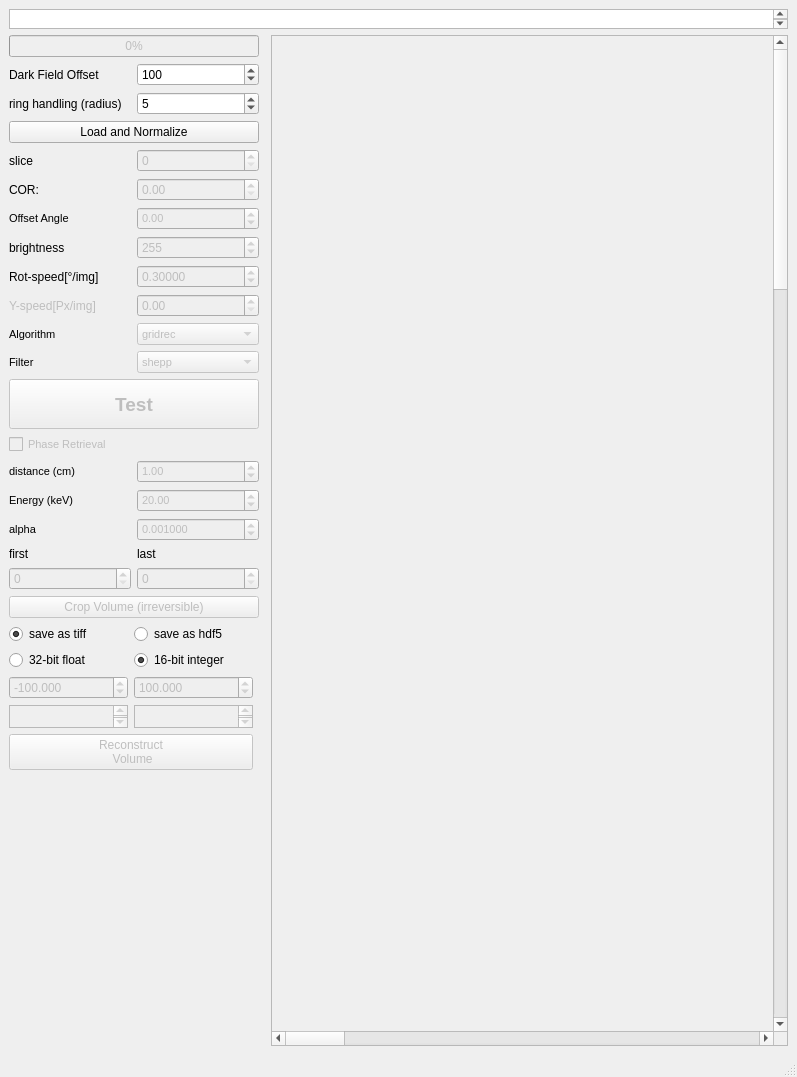
<?xml version="1.0" encoding="UTF-8"?>
<ui version="4.0">
 <class>MainWindow</class>
 <widget class="QMainWindow" name="MainWindow">
  <property name="geometry">
   <rect>
    <x>0</x>
    <y>0</y>
    <width>797</width>
    <height>878</height>
   </rect>
  </property>
  <property name="windowTitle">
   <string>MainWindow</string>
  </property>
  <widget class="QWidget" name="centralwidget">
   <layout class="QGridLayout" name="gridLayout">
    <item row="0" column="0" colspan="4">
     <widget class="QTextBrowser" name="Sample">
      <property name="maximumSize">
       <size>
        <width>16777215</width>
        <height>20</height>
       </size>
      </property>
     </widget>
    </item>
    <item row="1" column="0" colspan="2">
     <layout class="QVBoxLayout" name="verticalLayout">
      <item>
       <widget class="QProgressBar" name="progressBar">
        <property name="enabled">
         <bool>false</bool>
        </property>
        <property name="value">
         <number>0</number>
        </property>
       </widget>
      </item>
      <item>
       <layout class="QGridLayout" name="gridLayout_3">
        <item row="3" column="1">
         <widget class="QSpinBox" name="slice_number">
          <property name="enabled">
           <bool>false</bool>
          </property>
          <property name="maximum">
           <number>5000</number>
          </property>
          <property name="value">
           <number>0</number>
          </property>
         </widget>
        </item>
        <item row="5" column="0">
         <widget class="QLabel" name="label_9">
          <property name="font">
           <font>
            <pointsize>8</pointsize>
            <weight>50</weight>
            <bold>false</bold>
           </font>
          </property>
          <property name="text">
           <string>Offset Angle</string>
          </property>
         </widget>
        </item>
        <item row="10" column="0">
         <widget class="QLabel" name="label_16">
          <property name="font">
           <font>
            <pointsize>8</pointsize>
            <weight>50</weight>
            <bold>false</bold>
           </font>
          </property>
          <property name="text">
           <string>Filter</string>
          </property>
         </widget>
        </item>
        <item row="4" column="1">
         <widget class="QDoubleSpinBox" name="COR">
          <property name="enabled">
           <bool>false</bool>
          </property>
          <property name="font">
           <font>
            <weight>50</weight>
            <bold>false</bold>
           </font>
          </property>
          <property name="maximum">
           <double>5000.000000000000000</double>
          </property>
          <property name="singleStep">
           <double>0.250000000000000</double>
          </property>
          <property name="value">
           <double>0.000000000000000</double>
          </property>
         </widget>
        </item>
        <item row="0" column="0">
         <widget class="QLabel" name="label_10">
          <property name="text">
           <string>Dark Field Offset</string>
          </property>
         </widget>
        </item>
        <item row="5" column="1">
         <widget class="QDoubleSpinBox" name="Offset_Angle">
          <property name="enabled">
           <bool>false</bool>
          </property>
          <property name="font">
           <font>
            <pointsize>8</pointsize>
            <weight>50</weight>
            <bold>false</bold>
           </font>
          </property>
          <property name="alignment">
           <set>Qt::AlignLeading|Qt::AlignLeft|Qt::AlignVCenter</set>
          </property>
          <property name="minimum">
           <double>-360.000000000000000</double>
          </property>
          <property name="maximum">
           <double>360.000000000000000</double>
          </property>
         </widget>
        </item>
        <item row="9" column="0">
         <widget class="QLabel" name="label_15">
          <property name="font">
           <font>
            <pointsize>8</pointsize>
            <weight>50</weight>
            <bold>false</bold>
           </font>
          </property>
          <property name="text">
           <string>Algorithm</string>
          </property>
         </widget>
        </item>
        <item row="3" column="0">
         <widget class="QLabel" name="label_2">
          <property name="text">
           <string>slice</string>
          </property>
         </widget>
        </item>
        <item row="6" column="0">
         <widget class="QLabel" name="label_7">
          <property name="text">
           <string>brightness</string>
          </property>
         </widget>
        </item>
        <item row="4" column="0">
         <widget class="QLabel" name="label_3">
          <property name="text">
           <string>COR:</string>
          </property>
         </widget>
        </item>
        <item row="0" column="1">
         <widget class="QSpinBox" name="spinBox_DF">
          <property name="maximum">
           <number>65535</number>
          </property>
          <property name="value">
           <number>100</number>
          </property>
         </widget>
        </item>
        <item row="10" column="1">
         <widget class="QComboBox" name="filter_list">
          <property name="enabled">
           <bool>false</bool>
          </property>
          <property name="font">
           <font>
            <pointsize>8</pointsize>
            <weight>50</weight>
            <bold>false</bold>
           </font>
          </property>
          <item>
           <property name="text">
            <string>shepp</string>
           </property>
          </item>
          <item>
           <property name="text">
            <string>ramlak</string>
           </property>
          </item>
          <item>
           <property name="text">
            <string>hann</string>
           </property>
          </item>
          <item>
           <property name="text">
            <string>hamming</string>
           </property>
          </item>
          <item>
           <property name="text">
            <string>parzen</string>
           </property>
          </item>
          <item>
           <property name="text">
            <string>butterworth</string>
           </property>
          </item>
          <item>
           <property name="text">
            <string>cosine</string>
           </property>
          </item>
          <item>
           <property name="text">
            <string>none</string>
           </property>
          </item>
         </widget>
        </item>
        <item row="2" column="0" colspan="2">
         <widget class="QPushButton" name="pushLoad">
          <property name="text">
           <string>Load and Normalize</string>
          </property>
         </widget>
        </item>
        <item row="7" column="1">
         <widget class="QDoubleSpinBox" name="speed_W">
          <property name="enabled">
           <bool>false</bool>
          </property>
          <property name="decimals">
           <number>5</number>
          </property>
          <property name="singleStep">
           <double>0.000100000000000</double>
          </property>
          <property name="value">
           <double>0.300000000000000</double>
          </property>
         </widget>
        </item>
        <item row="6" column="1">
         <widget class="QSpinBox" name="brightness">
          <property name="enabled">
           <bool>false</bool>
          </property>
          <property name="maximum">
           <number>640000</number>
          </property>
          <property name="value">
           <number>255</number>
          </property>
         </widget>
        </item>
        <item row="9" column="1">
         <widget class="QComboBox" name="algorithm_list">
          <property name="enabled">
           <bool>false</bool>
          </property>
          <property name="font">
           <font>
            <pointsize>8</pointsize>
            <weight>50</weight>
            <bold>false</bold>
           </font>
          </property>
          <item>
           <property name="text">
            <string>gridrec</string>
           </property>
          </item>
          <item>
           <property name="text">
            <string>FBP_CUDA</string>
           </property>
          </item>
          <item>
           <property name="text">
            <string>art</string>
           </property>
          </item>
          <item>
           <property name="text">
            <string>bart</string>
           </property>
          </item>
          <item>
           <property name="text">
            <string>fbp</string>
           </property>
          </item>
          <item>
           <property name="text">
            <string>sirt</string>
           </property>
          </item>
          <item>
           <property name="text">
            <string>tv</string>
           </property>
          </item>
          <item>
           <property name="text">
            <string>grad</string>
           </property>
          </item>
          <item>
           <property name="text">
            <string>mlem</string>
           </property>
          </item>
          <item>
           <property name="text">
            <string>tikh</string>
           </property>
          </item>
          <item>
           <property name="text">
            <string>osem</string>
           </property>
          </item>
          <item>
           <property name="text">
            <string>pml_hybrid</string>
           </property>
          </item>
          <item>
           <property name="text">
            <string>pml_quad</string>
           </property>
          </item>
          <item>
           <property name="text">
            <string>ospml_hybrid</string>
           </property>
          </item>
          <item>
           <property name="text">
            <string>ospml_quad</string>
           </property>
          </item>
         </widget>
        </item>
        <item row="8" column="0">
         <widget class="QLabel" name="label_4">
          <property name="enabled">
           <bool>false</bool>
          </property>
          <property name="text">
           <string>Y-speed[Px/img]</string>
          </property>
         </widget>
        </item>
        <item row="8" column="1">
         <widget class="QDoubleSpinBox" name="speed_Y">
          <property name="enabled">
           <bool>false</bool>
          </property>
         </widget>
        </item>
        <item row="7" column="0">
         <widget class="QLabel" name="label">
          <property name="text">
           <string>Rot-speed[°/img]</string>
          </property>
         </widget>
        </item>
        <item row="1" column="0">
         <widget class="QLabel" name="label_8">
          <property name="text">
           <string>ring handling (radius)</string>
          </property>
         </widget>
        </item>
        <item row="1" column="1">
         <widget class="QSpinBox" name="spinBox_ringradius">
          <property name="enabled">
           <bool>true</bool>
          </property>
          <property name="maximum">
           <number>65535</number>
          </property>
          <property name="value">
           <number>5</number>
          </property>
         </widget>
        </item>
       </layout>
      </item>
      <item>
       <widget class="QPushButton" name="pushReconstruct">
        <property name="enabled">
         <bool>false</bool>
        </property>
        <property name="minimumSize">
         <size>
          <width>0</width>
          <height>50</height>
         </size>
        </property>
        <property name="font">
         <font>
          <pointsize>14</pointsize>
          <weight>75</weight>
          <bold>true</bold>
         </font>
        </property>
        <property name="text">
         <string>Test</string>
        </property>
       </widget>
      </item>
      <item>
       <layout class="QGridLayout" name="gridLayout_8">
        <item row="2" column="0">
         <widget class="QLabel" name="label_Energy_2">
          <property name="enabled">
           <bool>true</bool>
          </property>
          <property name="font">
           <font>
            <pointsize>8</pointsize>
            <weight>50</weight>
            <bold>false</bold>
           </font>
          </property>
          <property name="text">
           <string>Energy (keV)</string>
          </property>
         </widget>
        </item>
        <item row="3" column="1">
         <widget class="QDoubleSpinBox" name="doubleSpinBox_alpha_2">
          <property name="enabled">
           <bool>false</bool>
          </property>
          <property name="font">
           <font>
            <pointsize>8</pointsize>
            <weight>50</weight>
            <bold>false</bold>
           </font>
          </property>
          <property name="decimals">
           <number>6</number>
          </property>
          <property name="singleStep">
           <double>0.000100000000000</double>
          </property>
          <property name="value">
           <double>0.001000000000000</double>
          </property>
         </widget>
        </item>
        <item row="0" column="0" colspan="2">
         <widget class="QCheckBox" name="checkBox_phase_2">
          <property name="enabled">
           <bool>false</bool>
          </property>
          <property name="font">
           <font>
            <pointsize>8</pointsize>
            <weight>50</weight>
            <bold>false</bold>
           </font>
          </property>
          <property name="text">
           <string>Phase Retrieval</string>
          </property>
         </widget>
        </item>
        <item row="3" column="0">
         <widget class="QLabel" name="label_alpha_2">
          <property name="enabled">
           <bool>true</bool>
          </property>
          <property name="font">
           <font>
            <pointsize>8</pointsize>
            <weight>50</weight>
            <bold>false</bold>
           </font>
          </property>
          <property name="text">
           <string>alpha</string>
          </property>
         </widget>
        </item>
        <item row="2" column="1">
         <widget class="QDoubleSpinBox" name="doubleSpinBox_Energy_2">
          <property name="enabled">
           <bool>false</bool>
          </property>
          <property name="font">
           <font>
            <pointsize>8</pointsize>
            <weight>50</weight>
            <bold>false</bold>
           </font>
          </property>
          <property name="minimum">
           <double>1.000000000000000</double>
          </property>
          <property name="maximum">
           <double>100.000000000000000</double>
          </property>
          <property name="value">
           <double>20.000000000000000</double>
          </property>
         </widget>
        </item>
        <item row="1" column="0">
         <widget class="QLabel" name="label_distance_2">
          <property name="enabled">
           <bool>true</bool>
          </property>
          <property name="font">
           <font>
            <pointsize>8</pointsize>
            <weight>50</weight>
            <bold>false</bold>
           </font>
          </property>
          <property name="text">
           <string>distance (cm)</string>
          </property>
         </widget>
        </item>
        <item row="1" column="1">
         <widget class="QDoubleSpinBox" name="doubleSpinBox_distance_2">
          <property name="enabled">
           <bool>false</bool>
          </property>
          <property name="font">
           <font>
            <pointsize>8</pointsize>
            <weight>50</weight>
            <bold>false</bold>
           </font>
          </property>
          <property name="maximum">
           <double>5000.000000000000000</double>
          </property>
          <property name="value">
           <double>1.000000000000000</double>
          </property>
         </widget>
        </item>
       </layout>
      </item>
     </layout>
    </item>
    <item row="2" column="0" colspan="2">
     <layout class="QGridLayout" name="gridLayout_5">
      <item row="1" column="0">
       <widget class="QSpinBox" name="spinBox_first">
        <property name="enabled">
         <bool>false</bool>
        </property>
        <property name="maximum">
         <number>999999</number>
        </property>
       </widget>
      </item>
      <item row="1" column="1">
       <widget class="QSpinBox" name="spinBox_last">
        <property name="enabled">
         <bool>false</bool>
        </property>
        <property name="maximum">
         <number>999999</number>
        </property>
       </widget>
      </item>
      <item row="0" column="0">
       <widget class="QLabel" name="label_5">
        <property name="text">
         <string>first</string>
        </property>
       </widget>
      </item>
      <item row="0" column="1">
       <widget class="QLabel" name="label_6">
        <property name="text">
         <string>last</string>
        </property>
       </widget>
      </item>
      <item row="2" column="0" colspan="2">
       <widget class="QPushButton" name="push_Crop_volume">
        <property name="enabled">
         <bool>false</bool>
        </property>
        <property name="text">
         <string>Crop Volume (irreversible)</string>
        </property>
       </widget>
      </item>
     </layout>
    </item>
    <item row="1" column="3" rowspan="49">
     <widget class="QScrollArea" name="scrollArea_3">
      <property name="enabled">
       <bool>true</bool>
      </property>
      <property name="sizePolicy">
       <sizepolicy hsizetype="Expanding" vsizetype="Expanding">
        <horstretch>0</horstretch>
        <verstretch>0</verstretch>
       </sizepolicy>
      </property>
      <property name="mouseTracking">
       <bool>true</bool>
      </property>
      <property name="layoutDirection">
       <enum>Qt::LeftToRight</enum>
      </property>
      <property name="autoFillBackground">
       <bool>false</bool>
      </property>
      <property name="verticalScrollBarPolicy">
       <enum>Qt::ScrollBarAlwaysOn</enum>
      </property>
      <property name="horizontalScrollBarPolicy">
       <enum>Qt::ScrollBarAlwaysOn</enum>
      </property>
      <property name="sizeAdjustPolicy">
       <enum>QAbstractScrollArea::AdjustIgnored</enum>
      </property>
      <property name="widgetResizable">
       <bool>true</bool>
      </property>
      <property name="alignment">
       <set>Qt::AlignCenter</set>
      </property>
      <widget class="QWidget" name="scrollAreaWidgetContents_3">
       <property name="geometry">
        <rect>
         <x>0</x>
         <y>0</y>
         <width>4022</width>
         <height>4022</height>
        </rect>
       </property>
       <layout class="QGridLayout" name="gridLayout_10">
        <item row="0" column="1">
         <widget class="QLabel" name="test_reco">
          <property name="sizePolicy">
           <sizepolicy hsizetype="MinimumExpanding" vsizetype="MinimumExpanding">
            <horstretch>0</horstretch>
            <verstretch>0</verstretch>
           </sizepolicy>
          </property>
          <property name="minimumSize">
           <size>
            <width>4000</width>
            <height>4000</height>
           </size>
          </property>
          <property name="maximumSize">
           <size>
            <width>5000</width>
            <height>5000</height>
           </size>
          </property>
          <property name="text">
           <string>test_reco</string>
          </property>
          <property name="alignment">
           <set>Qt::AlignCenter</set>
          </property>
         </widget>
        </item>
       </layout>
      </widget>
     </widget>
    </item>
    <item row="3" column="0">
     <layout class="QGridLayout" name="gridLayout_6">
      <item row="3" column="1">
       <widget class="QTextBrowser" name="max">
        <property name="enabled">
         <bool>false</bool>
        </property>
        <property name="maximumSize">
         <size>
          <width>119</width>
          <height>23</height>
         </size>
        </property>
       </widget>
      </item>
      <item row="1" column="0">
       <widget class="QRadioButton" name="radioButton_32bit_float">
        <property name="text">
         <string>32-bit float</string>
        </property>
        <attribute name="buttonGroup">
         <string notr="true">buttonGroup16_32bit</string>
        </attribute>
       </widget>
      </item>
      <item row="0" column="0">
       <widget class="QRadioButton" name="save_tiff">
        <property name="text">
         <string>save as tiff</string>
        </property>
        <property name="checked">
         <bool>true</bool>
        </property>
        <attribute name="buttonGroup">
         <string notr="true">save_tif_hdf5</string>
        </attribute>
       </widget>
      </item>
      <item row="2" column="1">
       <widget class="QDoubleSpinBox" name="int_high">
        <property name="enabled">
         <bool>false</bool>
        </property>
        <property name="decimals">
         <number>3</number>
        </property>
        <property name="minimum">
         <double>-65535.000000000000000</double>
        </property>
        <property name="maximum">
         <double>65535.000000000000000</double>
        </property>
        <property name="value">
         <double>100.000000000000000</double>
        </property>
       </widget>
      </item>
      <item row="1" column="1">
       <widget class="QRadioButton" name="radioButton_16bit_integer">
        <property name="text">
         <string>16-bit integer</string>
        </property>
        <property name="checked">
         <bool>true</bool>
        </property>
        <attribute name="buttonGroup">
         <string notr="true">buttonGroup16_32bit</string>
        </attribute>
       </widget>
      </item>
      <item row="0" column="1">
       <widget class="QRadioButton" name="save_hdf5">
        <property name="enabled">
         <bool>true</bool>
        </property>
        <property name="text">
         <string>save as hdf5</string>
        </property>
        <property name="checked">
         <bool>false</bool>
        </property>
        <attribute name="buttonGroup">
         <string notr="true">save_tif_hdf5</string>
        </attribute>
       </widget>
      </item>
      <item row="2" column="0">
       <widget class="QDoubleSpinBox" name="int_low">
        <property name="enabled">
         <bool>false</bool>
        </property>
        <property name="decimals">
         <number>3</number>
        </property>
        <property name="minimum">
         <double>-65535.000000000000000</double>
        </property>
        <property name="maximum">
         <double>65535.000000000000000</double>
        </property>
        <property name="value">
         <double>-100.000000000000000</double>
        </property>
       </widget>
      </item>
      <item row="4" column="0" colspan="2">
       <widget class="QPushButton" name="pushReconstruct_all">
        <property name="enabled">
         <bool>false</bool>
        </property>
        <property name="text">
         <string>Reconstruct
 Volume</string>
        </property>
       </widget>
      </item>
      <item row="3" column="0">
       <widget class="QTextBrowser" name="min">
        <property name="enabled">
         <bool>false</bool>
        </property>
        <property name="maximumSize">
         <size>
          <width>119</width>
          <height>23</height>
         </size>
        </property>
       </widget>
      </item>
     </layout>
    </item>
   </layout>
  </widget>
  <widget class="QMenuBar" name="menubar">
   <property name="geometry">
    <rect>
     <x>0</x>
     <y>0</y>
     <width>797</width>
     <height>26</height>
    </rect>
   </property>
  </widget>
  <widget class="QStatusBar" name="statusbar"/>
 </widget>
 <resources/>
 <connections/>
 <buttongroups>
  <buttongroup name="buttonGroup16_32bit"/>
  <buttongroup name="save_tif_hdf5"/>
 </buttongroups>
</ui>
